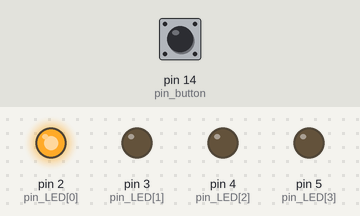
A sketch run on a simulated Arduino Uno, built with avr-gcc and run on an emulated ATmega328P. On the bench: output pins drawn as LEDs (lit = HIGH). Inputs (shaded band) come from the test bench; at power-on: pin 14 (pin_button) LOW.

Above: at 0.2 s.
At 1.2 s:
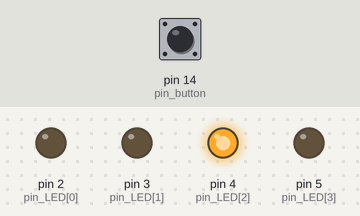
At 2.7 s:
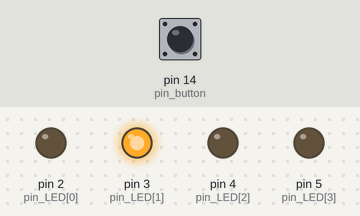
At 3.7 s:
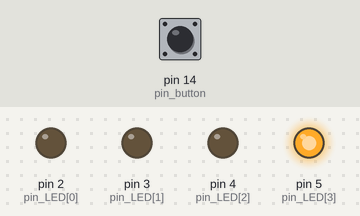
Timing chart, 0 to 4.6 s (numbered marks = the images above):
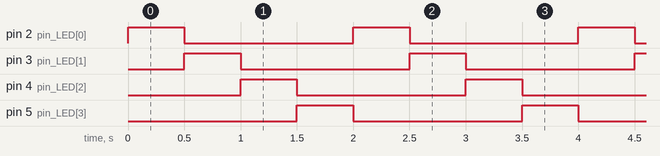

The sketch:

HW4_2_201824552.ino
```cpp
//HW4_2_201824552

int pin_LED[] = {2, 3, 4, 5};
int pin_button = 14;

boolean previous_state=false; // whether button pressed or not
boolean current_state;

boolean order=true;
// true : forward
// false : reverse

int i=0;

void setup() {
  Serial.begin(9600);
  for(int i=0; i<sizeof(pin_LED)/sizeof(int); i++)
    pinMode(pin_LED[i], OUTPUT);
  pinMode(pin_button, INPUT);
}

void loop() {

  //Check whether button pressed down or not
  current_state = digitalRead(pin_button);
  if(current_state){
    if(!(previous_state)){
      order = !order;
      previous_state = true;
      if(order){
        if(i==3)
          i=1;
        else
          i=0;
      }
      else{
        if(i==0)
          i=2;
        else
          i=3;
      }
    }
     delay(50); //debouncing
  }
  else{
    previous_state=false;
  }

  //Turn a LED on
  digitalWrite(pin_LED[i], HIGH);
  delay(500);
  digitalWrite(pin_LED[i], LOW);

  if(order){
    i++;
    if(i>3)
      i=0;
  }
  else{
    i--;
    if(i<0)
      i=3;
  }


}
```

Measured:
- by itself, pin 2 (pin_LED[0]), pin 3 (pin_LED[1]), pin 4 (pin_LED[2]), pin 5 (pin_LED[3]): alternates HIGH for 0.50 s and LOW for 1.5 s
- by itself, everything shown: repeats every 2.0 s, in 8 steps
